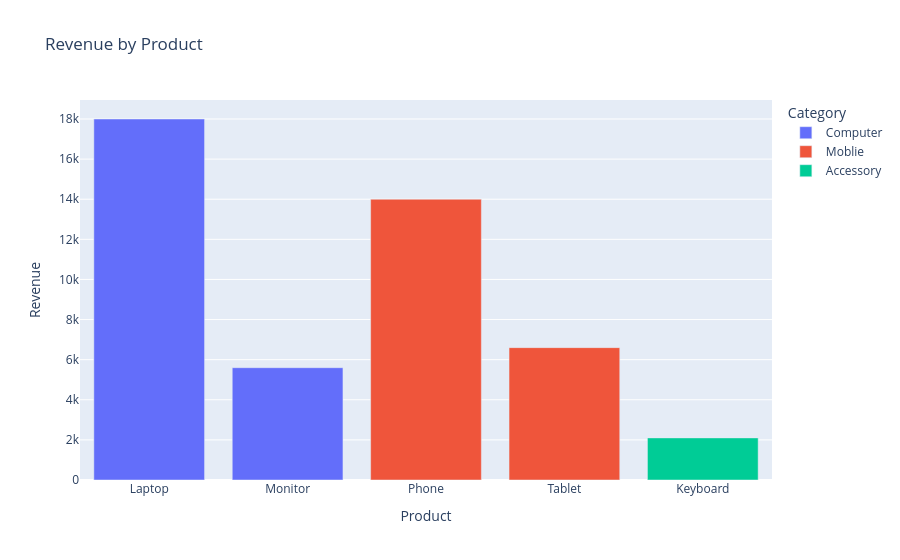

The notebook cell saved with this chart:
### Code cell
fig=px.bar(
    sales_df,
    x="Product",
    y="Revenue",
    title="Revenue by Product",
    color="Category",
    hover_data="Units_Sold"
)
fig.show()

### Figure 1 — Plotly figure (JSON) as saved in the notebook; plotly's stock layout.template omitted (floating-point values rounded to 4 significant figures)
{"data": [{"customdata": [[18], [14]], "hovertemplate": "Category=Computer<br>Product=%{x}<br>Revenue=%{y}<br>Units_Sold=%{customdata[0]}<extra></extra>", "legendgroup": "Computer", "marker": {"color": "#636efa", "pattern": {"shape": ""}}, "name": "Computer", "orientation": "v", "showlegend": true, "textposition": "auto", "type": "bar", "x": ["Laptop", "Monitor"], "xaxis": "x", "y": [18000, 5600], "yaxis": "y"}, {"customdata": [[35], [22]], "hovertemplate": "Category=Moblie<br>Product=%{x}<br>Revenue=%{y}<br>Units_Sold=%{customdata[0]}<extra></extra>", "legendgroup": "Moblie", "marker": {"color": "#EF553B", "pattern": {"shape": ""}}, "name": "Moblie", "orientation": "v", "showlegend": true, "textposition": "auto", "type": "bar", "x": ["Phone", "Tablet"], "xaxis": "x", "y": [14000, 6600], "yaxis": "y"}, {"customdata": [[42]], "hovertemplate": "Category=Accessory<br>Product=%{x}<br>Revenue=%{y}<br>Units_Sold=%{customdata[0]}<extra></extra>", "legendgroup": "Accessory", "marker": {"color": "#00cc96", "pattern": {"shape": ""}}, "name": "Accessory", "orientation": "v", "showlegend": true, "textposition": "auto", "type": "bar", "x": ["Keyboard"], "xaxis": "x", "y": [2100], "yaxis": "y"}], "layout": {"barmode": "relative", "legend": {"title": {"text": "Category"}, "tracegroupgap": 0}, "title": {"text": "Revenue by Product"}, "xaxis": {"anchor": "y", "domain": [0, 1], "title": {"text": "Product"}}, "yaxis": {"anchor": "x", "domain": [0, 1], "title": {"text": "Revenue"}}}}
